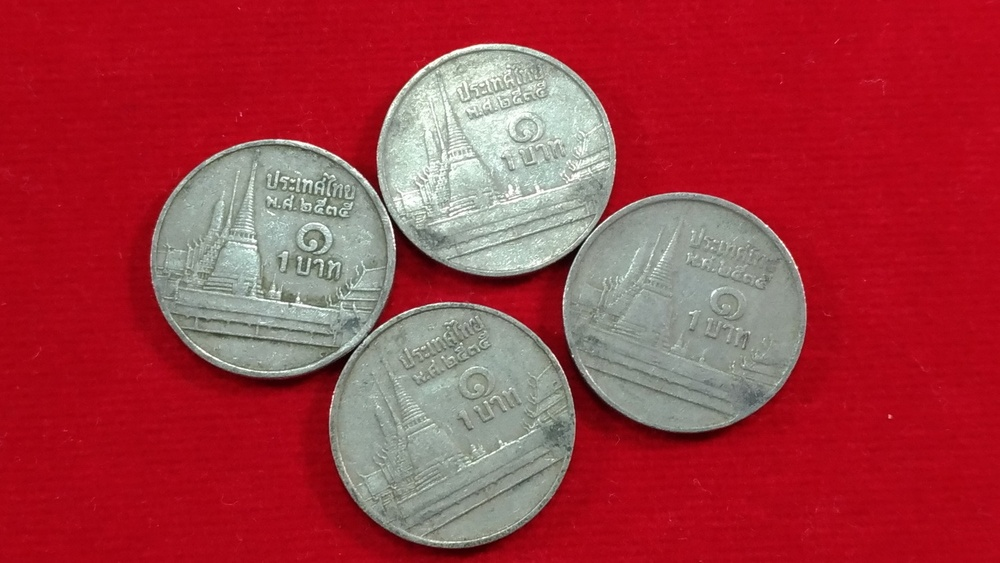
#> input picture dataset/coin2.jpg, 1000 x 563 px, shrunk from 1500 x 844 before the run, found by its file name
$ python w05_DistanceTransform_62011126.py
#> lines starting #> are read from the running program, lines starting #| are printed output that depends on the picture; after the words box and inside, x2 and y2 are one past the last pixel; in counts of white or black regions, pixels touching at a corner belong together
import cv2
import numpy as np

img = cv2.imread("dataset/coin2.jpg",0)
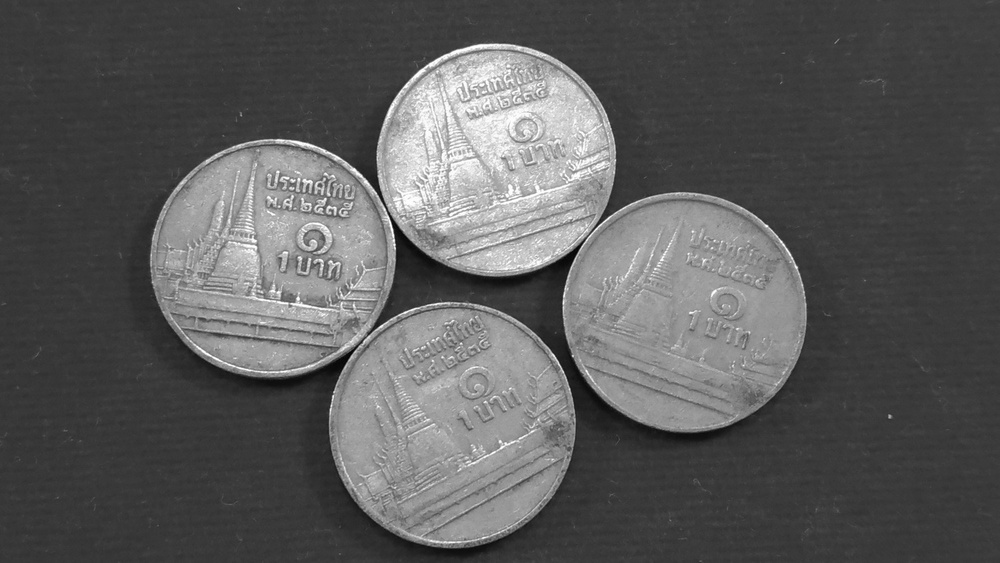
#> img: shape (563, 1000); min 0, max 255, mean 90.7
kernel = np.ones((4,4),np.uint8)

#threshold
_,thres = cv2.threshold(img,80,255,cv2.THRESH_BINARY)
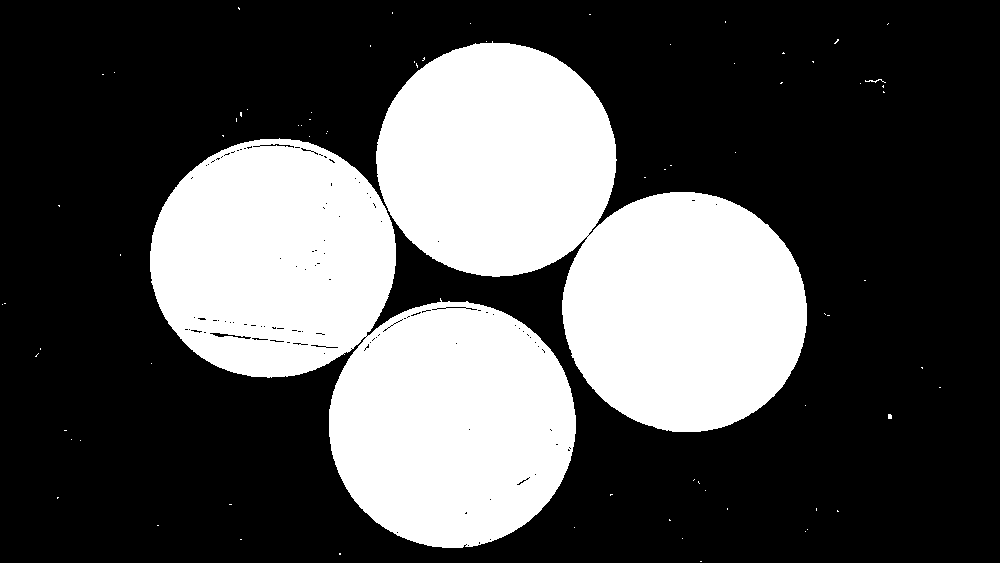
#> thres: shape (563, 1000); 32.6% white; 75 white regions (72 under 20 px), largest, box (x1, y1, x2, y2) and area: (150, 138, 576, 548) 93363, (376, 41, 807, 432) 90119, (865, 79, 886, 83) 29
#closing
CLOSE = cv2.morphologyEx(thres,cv2.MORPH_CLOSE,kernel,iterations = 3)
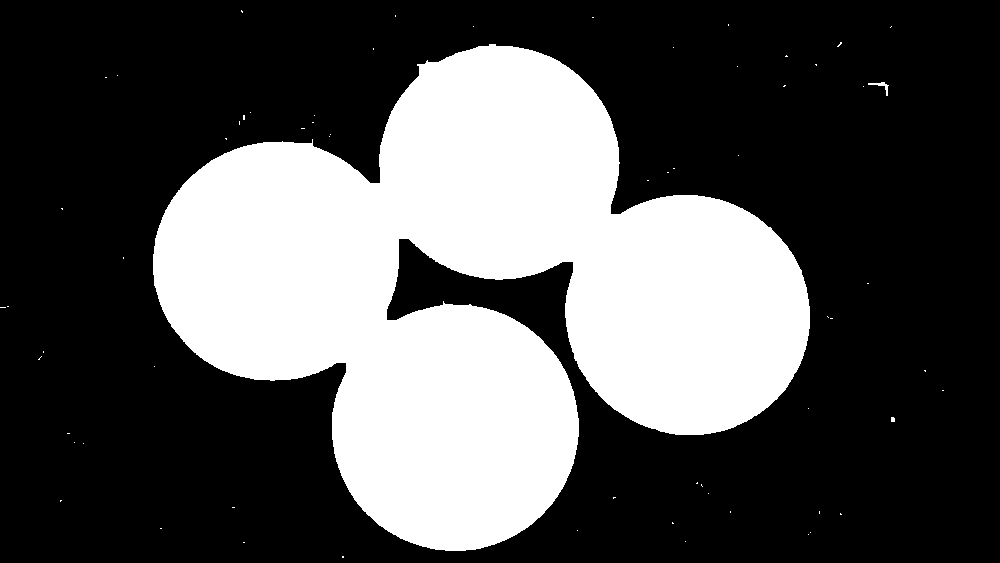
#> CLOSE: shape (563, 1000); 32.9% white; 65 white regions (63 under 20 px), largest, box (x1, y1, x2, y2) and area: (153, 44, 810, 551) 185118, (868, 82, 889, 96) 75
#applied distance transform
dt = cv2.distanceTransform(CLOSE,cv2.DIST_L2,5)
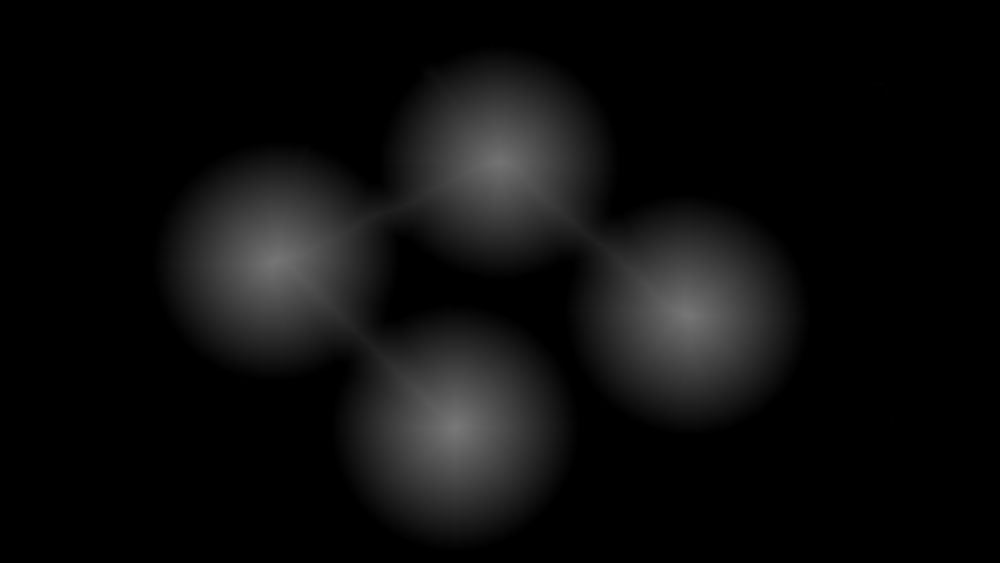
#> dt: shape (563, 1000) float32; min 0, max 120.8, mean 13.4
#normalize the distance image for range 0.0 to 1.0
cv2.normalize(dt,dt,0,1.0,cv2.NORM_MINMAX)
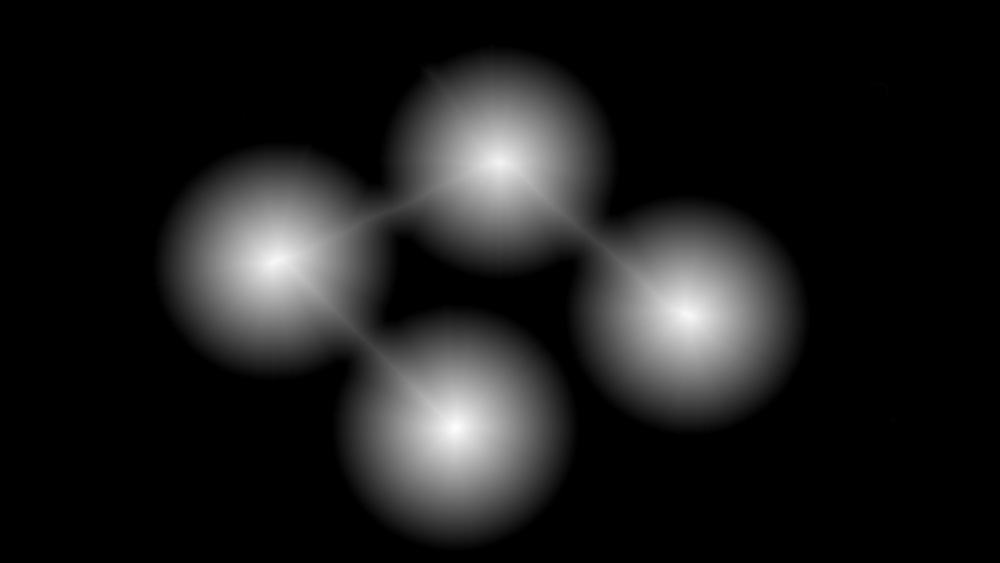
#> dt: shape (563, 1000) float32; min 0, max 1, mean 0.111

cv2.imshow("original",img)
cv2.imshow("thres",CLOSE)
cv2.imshow("Distance result",dt)
cv2.waitKey(0)
cv2.destroyAllWindows()
